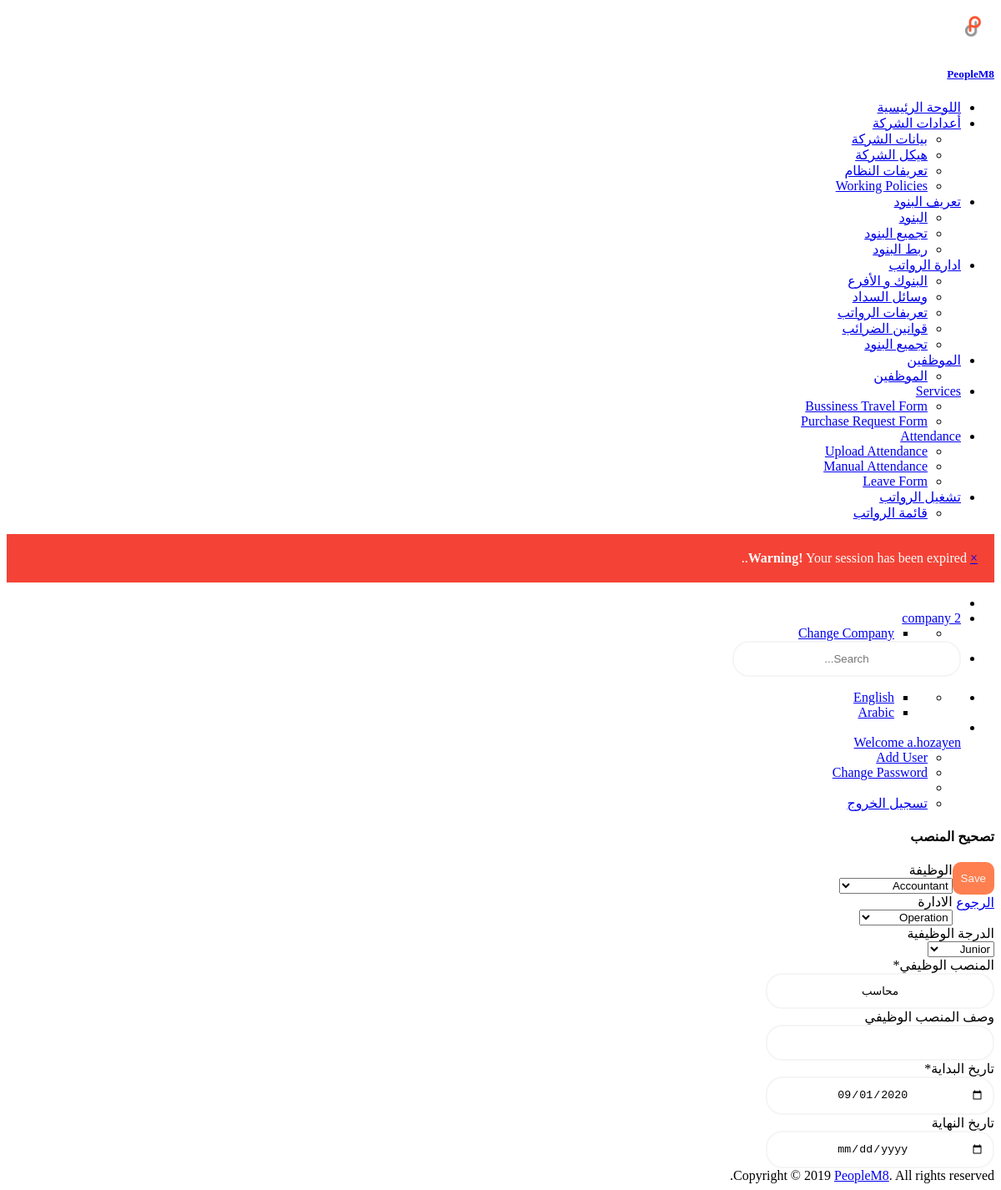
Screenshot of /com/assinment/position/correct/1 (signed in) with the database file from the repository.
### custom_user/models.py (models this page shows)
class User(AbstractUser):
    emp_type_list = [("A", _("Admin")),
                     ("E", _("Employee"))]
    company = models.ForeignKey(Enterprise, null=True, blank=True, on_delete=models.CASCADE, related_name='company_user', verbose_name=_('Name'))
    employee_type = models.CharField(max_length=3, choices=emp_type_list, verbose_name=_('Employee Type'))
    business_unit_name = models.CharField(max_length=150, null=True, blank=True, verbose_name=_('Business Unit Name'))
    reg_tax_num = models.CharField(max_length=150, null=True, blank=True, verbose_name=_('Reg Tax Num'))
    commercail_record = models.CharField(max_length=150, null=True, blank=True, verbose_name=_('Commercail Record '))

### company/models.py (models this page shows, shortened)
class Enterprise(models.Model):
    enterprise_user = models.ForeignKey(settings.AUTH_USER_MODEL, on_delete=models.CASCADE, related_name="company_user")
    name = models.CharField(max_length=255, verbose_name=_('Company Name'))
    reg_tax_num = models.CharField(max_length=150, verbose_name=_('Reg Tax Num'))
    commercail_record = models.CharField(max_length=150, verbose_name=_('Commercial Record'))
    address1 = models.CharField(max_length=255, blank=True, null=True, verbose_name=_('Address1'))
    phone = models.CharField(max_length=255, blank=True, null=True, verbose_name=_('Phone'))
    mobile = models.CharField(max_length=255, blank=True, null=True, verbose_name=_('Mobile'))
    fax = models.CharField(max_length=255, blank=True, null=True, verbose_name=_('Fax'))
    email = models.EmailField(blank=True, null=True, verbose_name=_('Email'))
    country = models.ForeignKey(Country, on_delete=models.CASCADE, null=True, blank=True, verbose_name=_('Country'))
    slug = models.SlugField(blank=True, null=True)
    start_date = models.DateField(auto_now=False, auto_now_add=False, default=date.today, verbose_name=_('Start Date'))
    end_date = models.DateField(auto_now=False, auto_now_add=False, blank=True, null=True, verbose_name=_('End Date'))
    created_by = models.ForeignKey(settings.AUTH_USER_MODEL, blank=False, on_delete=models.CASCADE,
                                   related_name="company_created_by")
    creation_date = models.DateField(auto_now=True, auto_now_add=False)
    last_update_by = models.ForeignKey(settings.AUTH_USER_MODEL, blank=True, null=True, on_delete=models.CASCADE,
                                       related_name="company_last_update_by")
    last_update_date = models.DateField(auto_now=False, auto_now_add=True)
    attribute1 = models.CharField(max_length=255)
    attribute2 = models.CharField(max_length=255)
    attribute3 = models.CharField(max_length=255)
    attribute4 = models.CharField(max_length=255)
    attribute5 = models.CharField(max_length=255)
    attribute6 = models.CharField(max_length=255)
    attribute7 = models.CharField(max_length=255)
    attribute8 = models.CharField(max_length=255)
    attribute9 = models.CharField(max_length=255)
    attribute10 = models.CharField(max_length=255)
    attribute11 = models.CharField(max_length=255)
    attribute12 = models.CharField(max_length=255)
    attribute13 = models.CharField(max_length=255)
    attribute14 = models.CharField(max_length=255)
    attribute15 = models.CharField(max_length=255)
    def __str__(self):
        return self.name

class Position(models.Model):
    job = models.ForeignKey(Job, on_delete=models.CASCADE, null=True, blank=True, related_name='position_job_fk',
                            verbose_name=_('Job'))
    department = models.ForeignKey(Department, on_delete=models.CASCADE, null=True, blank=True,
                                   related_name='position_dept_fk', verbose_name=_('Department'))
    grade = models.ForeignKey(Grade, on_delete=models.CASCADE, null=True, blank=True, related_name='position_grade_fk',
                              verbose_name=_('Grade'))
    position_name = models.CharField(max_length=100, verbose_name=_('Position Name'))
    position_description = models.CharField(max_length=255, null=True, blank=True,
                                            verbose_name=_('Position Description'))
    objects = PositionManager()
    start_date = models.DateField(auto_now=False, auto_now_add=False, default=date.today, verbose_name=_('Start Date'))
    end_date = models.DateField(auto_now=False, auto_now_add=False, blank=True, null=True, verbose_name=_('End Date'))
    created_by = models.ForeignKey(settings.AUTH_USER_MODEL, blank=False, on_delete=models.CASCADE,
                                   related_name="position_created_by")
    creation_date = models.DateField(auto_now=True, auto_now_add=False)
    last_update_by = models.ForeignKey(settings.AUTH_USER_MODEL, blank=False, on_delete=models.CASCADE,
                                       related_name="position_last_update_by")
    last_update_date = models.DateField(auto_now=False, auto_now_add=True)
    attribute1 = models.CharField(max_length=255)
    attribute2 = models.CharField(max_length=255)
    attribute3 = models.CharField(max_length=255)
    attribute4 = models.CharField(max_length=255)
    attribute5 = models.CharField(max_length=255)
    attribute6 = models.CharField(max_length=255)
    attribute7 = models.CharField(max_length=255)
    attribute8 = models.CharField(max_length=255)
    attribute9 = models.CharField(max_length=255)
    attribute10 = models.CharField(max_length=255)
    attribute11 = models.CharField(max_length=255)
    attribute12 = models.CharField(max_length=255)
    attribute13 = models.CharField(max_length=255)
    attribute14 = models.CharField(max_length=255)
    attribute15 = models.CharField(max_length=255)

### company/views.py (the view, shortened to what this page needs)
# urls.py: path('position/correct/<int:pk>', views.correctPositionView, name='position-correct'),
@login_required(login_url='/login')
def correctPositionView(request, pk):
    required_position = Position.objects.get_position(user=request.user, position_id=pk)
    position_form = PositionForm(instance=required_position)
    myContext = {"page_title": _("correct position"),
                 'position_form': position_form}
    return render(request, 'position-update.html', context=myContext)

### company/forms.py
class PositionForm(forms.ModelForm):
    class Meta:
        model = Position
        fields = ('job', 'department', 'grade', 'position_name', 'position_description', 'start_date', 'end_date',)
        exclude = common_items_to_execlude
    def __init__(self, *args, **kwargs):
        super(PositionForm, self).__init__(*args, **kwargs)
        self.fields['start_date'].widget.input_type = 'date'
        self.fields['end_date'].widget.input_type = 'date'
        for field in self.fields:
            if self.fields[field].widget.input_type == 'checkbox':
                self.fields[field].widget.attrs['class'] = 'checkbox'
            else:
                self.fields[field].widget.attrs['class'] = 'form-control parsley-validated'
        self.helper = FormHelper()
        self.helper.form_show_labels = False

### company/manager.py (called while the page is built)
    def get_position(self, user, position_id, *args, **kwargs):
        return super(PositionManager, self).filter(department__enterprise=user.company).filter(
            Q(end_date__gt=date.today()) | Q(end_date__isnull=True)).get(id=position_id)

### company/models.py (called while the page is built)
    def __str__(self):
        return self.dept_name

    def __str__(self):
        return self.job_name

    def __str__(self):
        return self.grade_name

### company/templates/position-update.html (shortened to what this page needs)
{% extends 'master.html'%}
{% load staticfiles%}
{% load crispy_forms_tags %}
{% load l10n %}
{% load i18n %}
{% block body%}
<div class="container-fluid">
  <form method="post">
    <div class="row">
      <div class="col-md-8">
        <h4 class="c-grey-900">{{page_title|title}}</h4>
      </div>
      <div class="col-md-4">
        <div class="gap-10 peers push-right">
          <div class="peer">
            <button type="submit" class="btn cur-p btn-primary">Save</button>
          </div>
          <div class="peer">
            <a href="{% url 'company:list-positions' %}" class="btn cur-p btn-secondary">{% trans "Back to List" %}</a>
          </div>
        </div>
      </div>
    </div>
    <div class="mt-1">
      <div class="bgc-white p-20 bd">
        <div class="mT-30">
          {{position_form|crispy}}
        </div>
      </div>
    </div>
  </form>
</div>
{% endblock body%}

### MashreqPayroll/templates/top_nav.html (shortened to what this page needs)
{% load staticfiles %}
{% load i18n %}
{% load l10n %}
{% get_current_language_bidi as LANGUAGE_BIDI %}
<div class="header-container">
  <ul class="{% if LANGUAGE_BIDI %} nav-right {% else %} nav-left {% endif %}">
    <li><a id="sidebar-toggle" class="sidebar-toggle" href="javascript:void(0);"></a></li>
    <li class="notifications dropdown">
      <a href="#" class="dropdown-toggle no-after" data-toggle="dropdown">
        {% if LANGUAGE_BIDI %}
        <span class="fsz-sm c-grey-900">{{request.user.company}}</span>
        {% else %}
        <span class="fsz-sm c-grey-900">{{request.user.company}}</span>
        <i class="ti-angle-down" style="font-size: xx-small;"></i>
        {% endif %}
      </a>
      <ul class="dropdown-menu" style="min-width: 125px;">
        <li>
          <ul class="dropdown-menu p-5 fsz-sm" style="position: relative;">
            <li><a href="{% url 'company:user-companies-list' %}" class="d-b td-n pY-5 bgcH-grey-100 c-grey-700">{% trans "Change Company" %}</a></li>
          </ul>
        </li>
      </ul>
    </li>
    <li class="search-input"><input class="form-control" type="text" placeholder="Search..."></li>
  </ul>
  <ul class="{% if LANGUAGE_BIDI %} nav-left {% else %} nav-right {% endif %}">
    <li class="notifications dropdown">
      <ul class="dropdown-menu" style="min-width: 125px;">
        <li>
          <ul class="ovY-a pos-r scrollable lis-n p-0 m-0 fsz-sm">
            <li><a href="{% url 'home:en' %}" class="peers fxw-nw td-n p-20 bdB c-grey-800 cH-blue bgcH-grey-100">English</a></li>
            <li><a href="{% url 'home:ar' %}" class="peers fxw-nw td-n p-20 bdB c-grey-800 cH-blue bgcH-grey-100">Arabic</a></li>
          </ul>
        </li>
      </ul>
    </li>
    <li class="dropdown">
      <a href="#" class="dropdown-toggle no-after peers fxw-nw ai-c lh-1" data-toggle="dropdown">
        <div class="peer mR-10"><img class="w-2r bdrs-50p" src="#" alt=""></div>
        <div class="peer"><span class="fsz-sm c-grey-900">Welcome {{request.user}}</span></div>
      </a>
      <ul class="dropdown-menu fsz-sm">
        {% if request.user.employee_type == 'A'%}
        <li><a href="{% url 'home:new-user' %}" class="d-b td-n pY-5 bgcH-grey-100 c-grey-700">
            <span>{% trans "Add User" %}</span></a>
        </li>
        {% endif %}
        <li><a href="{% url 'home:password_change' %}" class="d-b td-n pY-5 bgcH-grey-100 c-grey-700">
            <span>{% trans "Change Password" %}</span></a>
        </li>
        <li role="separator" class="divider"></li>
        {% if user.is_authenticated %}
        <li>
          <a href="{% url 'home:logout' %}" class="d-b td-n pY-5 bgcH-grey-100 c-grey-700">
             <span>{% trans "Log out" %}</span>
          </a>
        </li>
        {% else %}
        <li>
          <a href="{% url 'home:user-login' %}" class="d-b td-n pY-5 bgcH-grey-100 c-grey-700">
            <i class="ti-power-off mR-10"></i> <span>{% trans "Log in" %}</span>
          </a>
        </li>
        {% endif %}
      </ul>
    </li>
  </ul>
</div>

### MashreqPayroll/static/css/style-main-ar.css (style rules this page uses)
body { text-align: right !important; }
input { border: 2px solid whitesmoke; border-radius: 20px; padding: 12px 10px; text-align: center; width: 250px; }
button { border: none; border-radius: 10px; padding: 12px 10px; text-align: center; cursor: pointer; background: coral; color: whitesmoke; }
.push-right { float: right; }

### rows the page displays
User: user.company "company 2", user "a.hozayen"
Position: job "Accountant", department "Operation", grade "Junior", position_name "محاسب", start_date "09/01/2020"

### other values shown
{{ message|safe }} "Your session has been expired."
{{ page_title|title }} "تصحيح المنصب"
